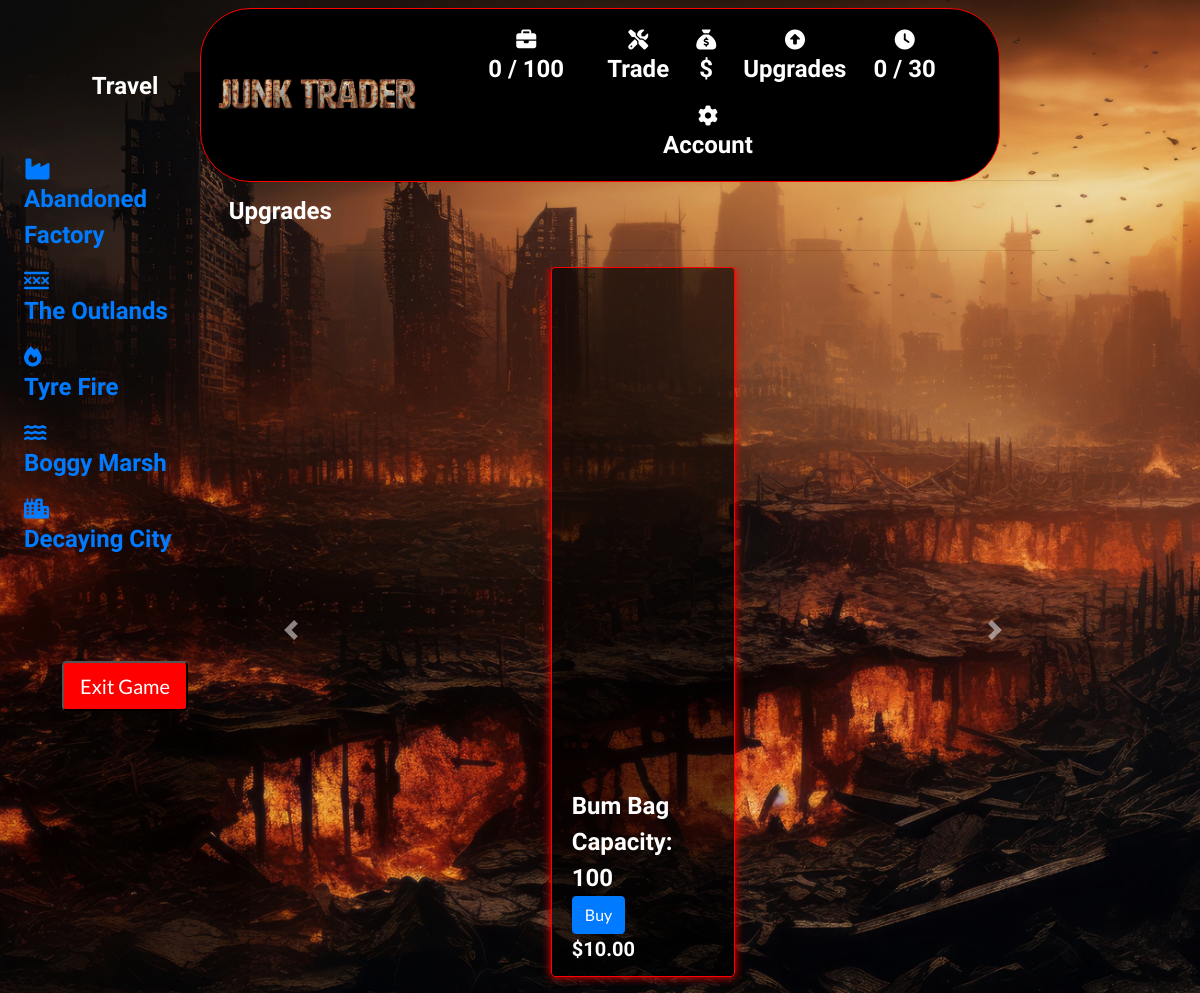
Page /upgrades/upgrades/ on the committed database.
### upgrades/models.py (models this page shows, shortened)
class Upgrade(models.Model):
    name = models.CharField(max_length=100)
    price = models.DecimalField(max_digits=10, decimal_places=2)
    glb_file = models.FileField(upload_to='glb_files/', null=True, blank=True)
    capacity = models.IntegerField(default=50)

### upgrades/views.py (the view)
# urls.py: path('upgrades/', views.all_upgrades, name='all_upgrades'),
def all_upgrades(request):
    upgrades = Upgrade.objects.all()
    context = {'upgrades': upgrades}
    return render(request, 'upgrades/all_upgrades.html', context)

### backpack/contexts.py (called while the page is built, shortened)
def backpack_contents(request):
    backpack_items = []
    total = 0
    total_quantity = 0
    collectable_count = 0
    backpack = request.session.get('backpack', {})
    grand_total = total
    context = {
        'backpack_items': backpack_items,
        'total': total,
        'total_quantity': total_quantity,
        'collectable_count': collectable_count,
        'grand_total': grand_total,
    }
    return context

def total_amount(request):
    total_amount = [0]
    return {'total_amount': total_amount}

def days_played(request):
    return {'days_played': request.session.get('days_played', 0)}

### upgrades/templates/upgrades/all_upgrades.html (shortened to what this page needs)
{% extends "base.html" %}
{% load static %}
{% block page_header %}
<div class="container header-container">
</div>
{% endblock %}
{% block content %}
<div class="container-fluid">
    <div class="row">
        <div class="col-md-3">
            <div class="fixed-panel">
                {% include 'includes/fixed_panel.html' %}
            </div>
        </div>
    </div>
</div>
<div class="container-fluid content-column">
    <div class="container mb-2 backpack-text content-column">
        <div class="row">
            <div class="col">
                <h2 class="logo-font mb-4">Upgrades</h2>
                <hr>
            </div>
        </div>
        <div id="upgradeCarousel" class="carousel slide" data-interval="false">
            <div class="carousel-inner">
                {% for upgrade in upgrades %}
                <div class="carousel-item {% if forloop.first %}active{% endif %}">
                    <div class="row justify-content-center">
                        <div class="col-sm-8 col-md-6 col-lg-4 col-xl-3 mb-3">
                            <div class="card box h-100 border-2 text-white">
                                {% if upgrade.glb_file %}
                                    <model-viewer id="model-viewer-{{ upgrade.id }}" src="{{ upgrade.glb_file.url }}" alt="{{ upgrade.name }}" camera-controls style="width: 100%; height: 500px;"></model-viewer>
                                {% else %}
                                    <img class="card-img-top img-fluid" src="{{ MEDIA_URL }}noimage.png" alt="{{ upgrade.name }}">
                                {% endif %}
                                <div class="card-body pb-0">
                                    <p class="mb-0">{{ upgrade.name }}</p>
                                    <p class="mb-0">Capacity: {{ upgrade.capacity }}</p>
                                    <form action="{% url 'purchase_upgrade' upgrade.id %}" method="post">
                                        <button type="submit" class="btn btn-primary">Buy</button>
                                    </form>
                                </div>
                                <div class="card-footer pt-0 border-0 text-left text-white">
                                    <div class="row">
                                        <div class="col">
                                            <p class="lead mb-0 text-left font-weight-bold">${{ upgrade.price }}</p>
                                        </div>
                                    </div>
                                </div>
                            </div>
                        </div>
                    </div>
                </div>
                {% endfor %}
            </div>
            <a class="carousel-control-prev" href="#upgradeCarousel" role="button" data-slide="prev">
                <span class="carousel-control-prev-icon" aria-hidden="true"></span>
            </a>
            <a class="carousel-control-next" href="#upgradeCarousel" role="button" data-slide="next">
                <span class="carousel-control-next-icon" aria-hidden="true"></span>
            </a>
        </div>
    </div>
</div>
{% endblock %}

### static/css/base.css (style rules this page uses)
html { height: 100%; }
body { background: url('/media/bg_image.png') no-repeat center center fixed; background-size: cover; height: calc(100vh - 164px); color: #555; font-family: 'Lato'; }
.backpack-text { color: white; }
p, h1, h2, h3, h4, h5, h6 { font-family: "Amatic SC", sans-serif; font-weight: 700; font-size: x-large; font-style: normal; }
.box { border: 1px solid red; box-shadow: 0 0 10px red; background-color: #00000093; }
.fixed-panel { position: fixed; top: 0; bottom: 0; left: 0; width: 250px; border: 1px solid red; box-shadow: 0 0 10px red; background-color: #00000093; overflow-y: auto; }
.content-column { padding-left: 5%; }
@media (min-width: 1200px) { .container { max-width: 80%; } }
@media (min-width: 992px) { .header-container { padding-top: 164px; } }
@media (max-width: 1300px) { .fixed-panel { border: none; box-shadow: none; background-color: #00000011; } }

### rows in the picture
Upgrade: name "Bum Bag", capacity "100", price "10.00"

### other values in the picture
{{ total_quantity }} "0"
{{ days_played }} "0"
